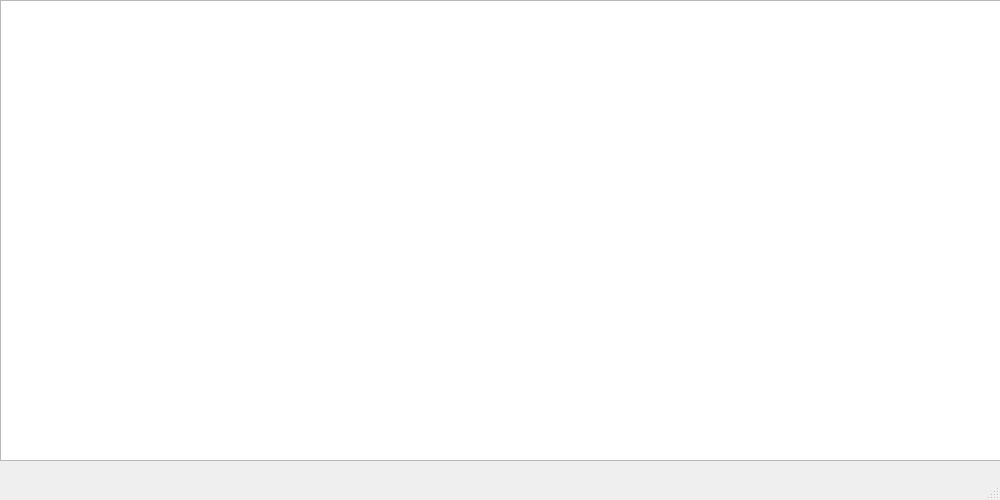
<?xml version="1.0" encoding="UTF-8"?>
<ui version="4.0">
 <class>MainWindow</class>
 <widget class="QMainWindow" name="MainWindow">
  <property name="geometry">
   <rect>
    <x>0</x>
    <y>0</y>
    <width>1000</width>
    <height>500</height>
   </rect>
  </property>
  <property name="sizePolicy">
   <sizepolicy hsizetype="Fixed" vsizetype="Fixed">
    <horstretch>0</horstretch>
    <verstretch>0</verstretch>
   </sizepolicy>
  </property>
  <property name="windowTitle">
   <string>VirtuFader</string>
  </property>
  <widget class="QWidget" name="centralwidget">
   <widget class="QTextBrowser" name="textBrowser">
    <property name="geometry">
     <rect>
      <x>0</x>
      <y>0</y>
      <width>1001</width>
      <height>461</height>
     </rect>
    </property>
   </widget>
  </widget>
  <widget class="QMenuBar" name="menubar">
   <property name="geometry">
    <rect>
     <x>0</x>
     <y>0</y>
     <width>1000</width>
     <height>21</height>
    </rect>
   </property>
  </widget>
  <widget class="QStatusBar" name="statusbar"/>
 </widget>
 <resources/>
 <connections/>
</ui>
